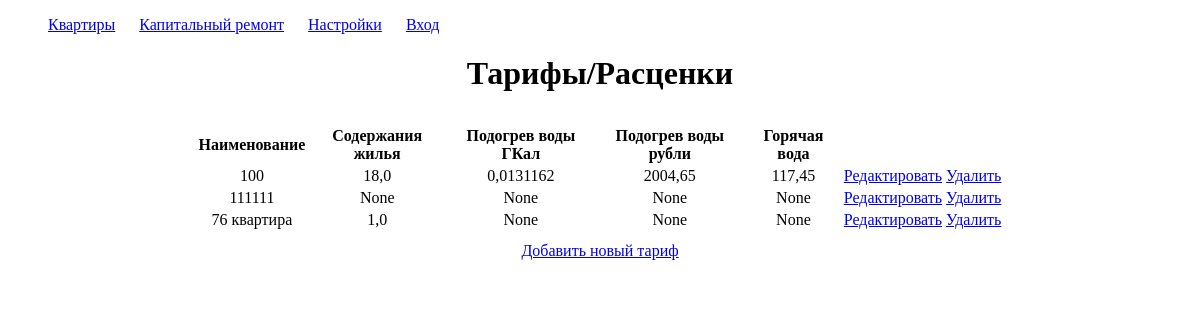
The app's page /main/tariffs, older data.
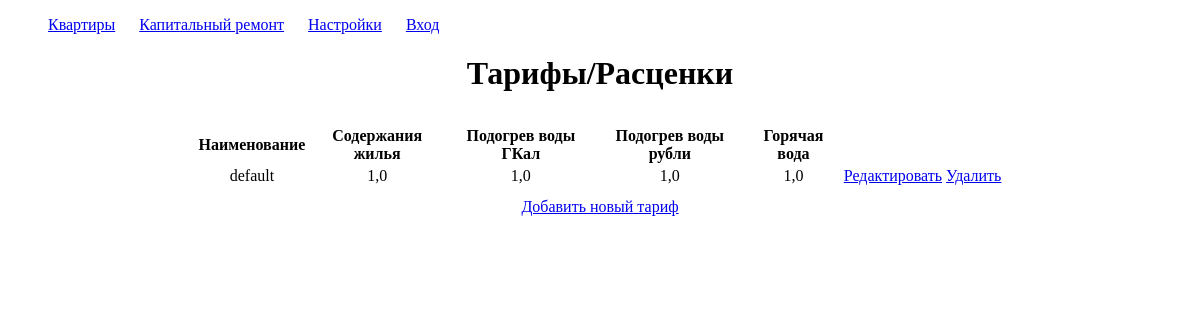
The same page, newer data.
### main/models.py (models this page shows, shortened)
class Tariff(models.Model):
    name = models.CharField(max_length=200)
    maintenance = models.FloatField(null=True, blank=True)
    heating = models.FloatField(null=True, blank=True)
    heating_rub = models.FloatField(null=True, blank=True)
    hot_water = models.FloatField(null=True, blank=True)
    hot_water_odn = models.FloatField(null=True, blank=True)
    cold_water = models.FloatField(null=True, blank=True)
    cold_water_odn = models.FloatField(null=True, blank=True)
    sewage = models.FloatField(null=True, blank=True)
    sewage_odn = models.FloatField(null=True, blank=True)
    solid_waste = models.FloatField(null=True, blank=True)
    electricity = models.FloatField(null=True, blank=True)
    lift = models.FloatField(null=True, blank=True)
    electricity_odn = models.FloatField(null=True, blank=True)

### main/views.py (the view)
# urls.py: path('main/tariffs', views.TariffListView.as_view(), name='all'),
class TariffListView(TariffBaseView, ListView):
    """View to list all tariffs.
    Use the 'tariff_list' variable in the template
    to access all Tariff objects"""

### main/templates/main/tariff_list.html (shortened to what this page needs)
{% extends 'main/base.html' %}
{% block content %}
<div class="container d-flex mt-5" style="width: 70%;">
    <div class="col">
        <h1 class="text-center">Тарифы/Расценки</h1>
        <table class="table table-striped mt-5">
            <thead>
                <tr>
                    <th class="text-center" scope="col">Наименование</th>
                    <th>Содержания жилья</th>
                    <th>Подогрев воды ГКал</th>
                    <th>Подогрев воды рубли</th>
                    <th>Горячая вода</th>
                    <th></th>
                    <th></th>
                </tr>
            </thead>
            <tbody>
                {% for tariff in tariff_list  %}
                <tr>
                    <td class="ml-5">{{tariff.name}}</td>
                    <td class="ml-5">{{tariff.maintenance}}</td>
                    <td class="ml-5">{{tariff.heating}}</td>
                    <td class="ml-5">{{tariff.heating_rub}}</td>
                    <td class="ml-5">{{tariff.hot_water}}</td>
                    <td><a href="{% url 'main:tariff_update' tariff.id %} ">Редактировать</a></td>
                    <td><a href="{% url 'main:tariff_delete' tariff.id %}">Удалить</a></td>
                </tr>
            {% endfor %}
            </tbody>
        </table>
        <div class="d-flex justify-content-center">
            <a href="{% url 'main:tariff_create' %}" class="d-block btn btn-primary btn-lg my-5">Добавить новый тариф</a>
        </div>
    </div>
</div>
{% endblock content %}

### main/templates/main/base.html (shortened to what this page needs)
{% load static %}
<!DOCTYPE html>
<html>
<head>
</head>
    <nav>
      <ul>
        <li style="display:inline-block;margin-right:20px;"><a href="{% url 'index' %}">Квартиры</a></li>
        <li style="display:inline-block;margin-right:20px;"><a href="#">Капитальный ремонт</a></li>
        <li style="display:inline-block;margin-right:20px;"><a href="{% url 'main:settings' %}">Настройки</a></li>
        {% if user.is_authenticated %}
            <li style="display:inline-block;margin-right:5px;"><p>Welcome, {{ user.username }}!</p></li>
            <li style="display:inline-block;margin-right:5px;"><a href="{% url 'users:logout' %}">Выход</a></li>
        {% else %}
            <li style="display:inline-block;margin-right:5px;"><a href="{% url 'users:login' %}">Вход</a></li>
        {% endif %}
      </ul>
    </nav>
    {% block content %} {% endblock %}
</body>
</html>

### main/templates/main/base.html (style rules this page uses)
.container { margin: auto; text-align: center; }
table { margin: auto; padding: 10px; }

Row changes from the older to the newer data that the page shows:
removed Tariff: name "111111", maintenance "None", heating "None", heating_rub "None", hot_water "None"
removed Tariff: name "76 квартира", maintenance "1,0", heating "None", heating_rub "None", hot_water "None"
changed Tariff: name "100" → "default"; maintenance "18,0" → "1,0"; heating "0,0131162" → "1,0"; heating_rub "2004,65" → "1,0"; hot_water "117,45" → "1,0"
